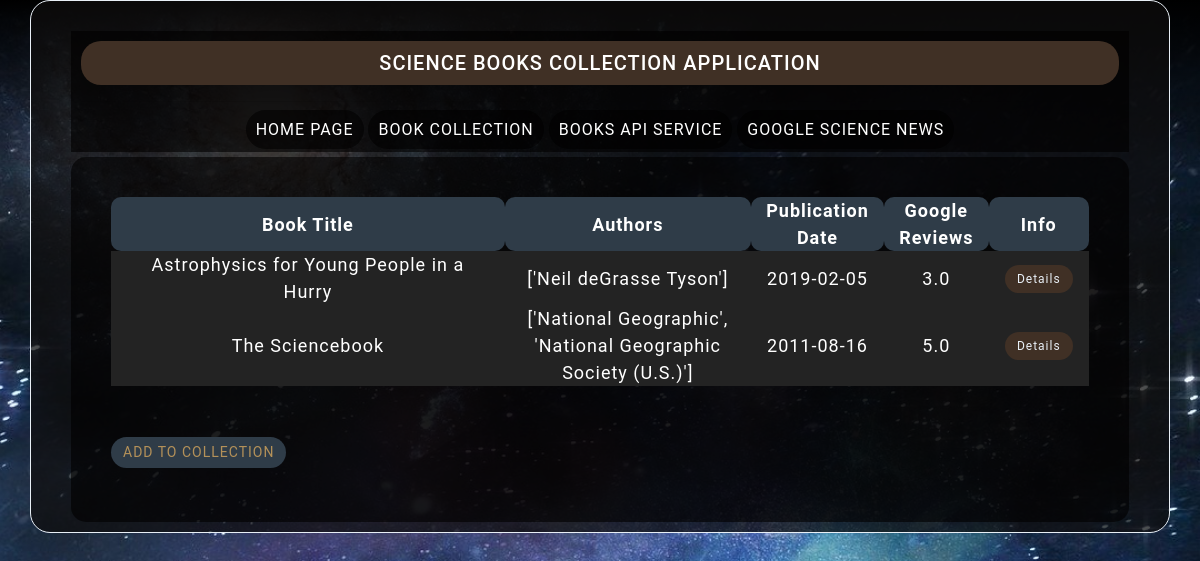
The app's page /Collection/ with its own data.
### ScienceBooks/models.py (models this page shows, shortened)
class Book(models.Model):
    title = models.CharField(max_length=200)
    authors = models.CharField(max_length=200, blank=True)
    publication_date = models.CharField(max_length=50, default=None, blank=True)
    google_reviews = models.CharField(max_length=3, default=None, blank=True)
    Books = models.Manager()

### ScienceBooks/views.py (the view)
# urls.py: path('Collection/', views.index, name='listBooks'),              # index of books
def index(request):
    get_books = Book.Books.all()        #Gets all the current books from the database
    context = {'books': get_books}      #Creates a dictionary object of all the books for the template
    return render(request, 'ScienceBooks/books_index.html', context)

### templates/ScienceBooks/books_index.html
{% extends 'ScienceBooks/books_base.html' %}
{% load static %}
{% block templatecontent %}
<section >
    <div class="flex-container" id="indexPage">
        <table class="books-table">
            <tr>
                <th style="width:40%" class="col-md">Book Title</th>
                <th style="width:25%" class="col-md">Authors</th>
                <th style="width:10%" class="col-md">Publication Date</th>
                <th style="width:5%" class="col-md">Google Reviews</th>
                <th style="width:10%" class="col-md">Info</th>
            </tr>
            {% for book in books %}
                <tr>
                    <td style="width:40%" class="col-md">{{book.title}}</td>
                    <td style="width:25%" class="col-md">{{book.authors}}</td>
                    <td style="width:10%" class="col-md">{{book.publication_date}}</td>
                    <td style="width:5%" class="col-md">{{book.google_reviews}}</td>
                    <td style="width:10%" class="col-md"><a href="{{book.pk}}/Details"><button class="primary-light-button">Details</button></a></td>
                </tr>
            {% endfor %}
        </table>
        <br/><br/>
        <button class="primary-bright-button first" type="button" onclick=" location.href='{% url 'createBook' %}'">Add to Collection</button>
        <br/><br/>
    </div>
</section>
{% endblock %}

### templates/ScienceBooks/books_base.html
{% extends 'base.html' %}
{% load static %}
{% block appcontent %}
    <section>
        <div class="flex-container wrapper">
            <h5>Science Books Collection Application</h5>
            <hr />
            <a class= 'tabNav' href="{% url 'science' %}">Home Page</a>
            <a class= 'tabNav'  href="{% url 'listBooks' %}">Book Collection</a>
            <a class= 'tabNav'  href="{% url 'booksApi' %}">Books API Service</a>
            <a class= 'tabNav'  href="{% url 'GoogleNews' %}">Google Science News</a>
        </div>
    </section>
    {% block templatecontent %}{% endblock %}
{% endblock %}

### templates/base.html (shortened to what this page needs)
{% load static %}
<!DOCTYPE html>
<html lang="en">
<head>
    <link rel="stylesheet" href="https://stackpath.bootstrapcdn.com/bootstrap/4.3.1/css/bootstrap.min.css">
    <link rel="stylesheet" type="text/css" href="{% static './css/styles.css' %}">
</head>
<body>
<section>
    <div class="container main-content">
        {% block appcontent %}{% endblock %}
    </div>
</section>
</body>
</html>

### static/css/styles.css (style rules this page uses)
:root { --midtone: #8D7148; --neutral: #B49159; --contrast: #403025; --standout: #2F3C48; --highlight: #f7c552; --banner: #f89624; --dark: #232323; --footer: #675036; --lightGray: #E8EFF6; }
body { background: linear-gradient(180deg, black, transparent 20%), linear-gradient(360deg, #000, transparent 20%), #090c1f url(/static/images/space.jpg) no-repeat center center fixed; background-size: cover; background-repeat: no-repeat; background-position: center center; background-attachment: fixed; max-height: 100%; margin: 0; overflow: scroll; }
.main-content { color:#fff!important; letter-spacing:1px; background: #0e0d0db8; padding: 10px 40px; border: solid 1px var(--lightGray); border-radius: 20px; }
.wrapper h5 { text-align:center; background:var(--contrast); text-transform: uppercase; font-size:20px; }
.wrapper .tabNav, h5 { color: #fff; background:#0000009e; font-style:none; text-decoration:none; padding:10px; border-radius:20px; text-transform: uppercase; font-size:16px; }
.books-table { width:100%; }
#indexPage table th { background:var(--standout); border-radius: 10px; text-align:center; font-size: 18px; }
#indexPage table td { background:var(--dark); text-align:center; font-size: 18px; }
* { margin: 0; padding: 0; font-family: 'Roboto', arial, sans-serif; }
.primary-light-button { background-color: var(--contrast); color: var(--lightGray); display: inline-block; font-size: 12px; padding:5px 12px 5px 12px; letter-spacing: 1px; text-decoration: none; border-radius: 20px; border: none; margin:1px; }
.primary-bright-button { background-color: var(--standout); color: var(--neutral); display: inline-block; font-size: 14px; padding:5px 12px 5px 12px; letter-spacing: 1px; text-decoration: none; border-radius: 20px; border: none; margin-top:3px; text-transform: uppercase; }
.first { float: left; }
.wrapper { text-align: center; margin-bottom: 5px; margin-top:20px; padding: 10px; background:#0000009e; }
#indexPage { background:#0000009e; padding: 40px; border-radius: 15px; }

### records on screen
Book: title "Astrophysics for Young People in a Hurry", authors "['Neil deGrasse Tyson']", publication_date "2019-02-05", google_reviews "3.0"
Book: title "The Sciencebook", authors "['National Geographic', 'National Geographic Society (U.S.)']", publication_date "2011-08-16", google_reviews "5.0"
